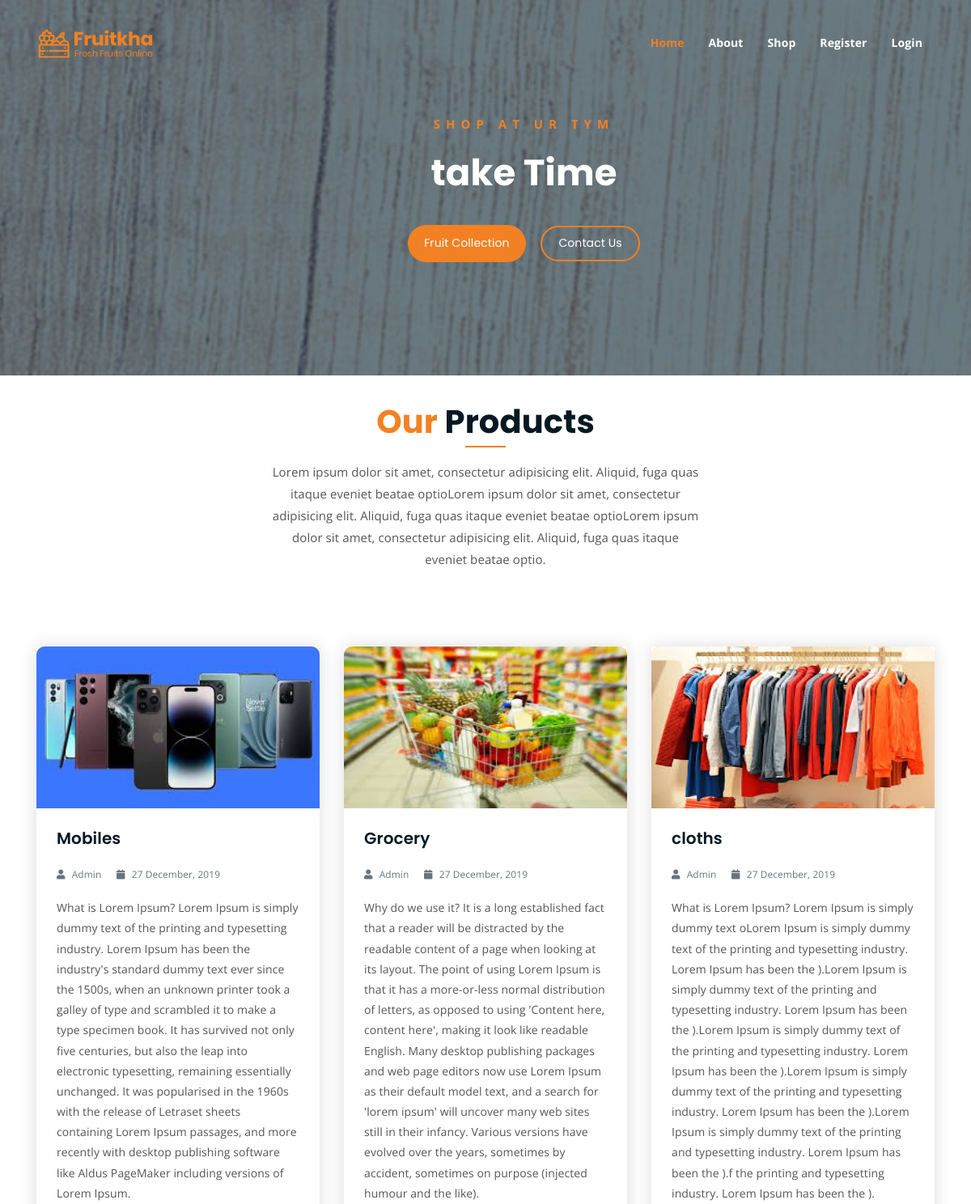
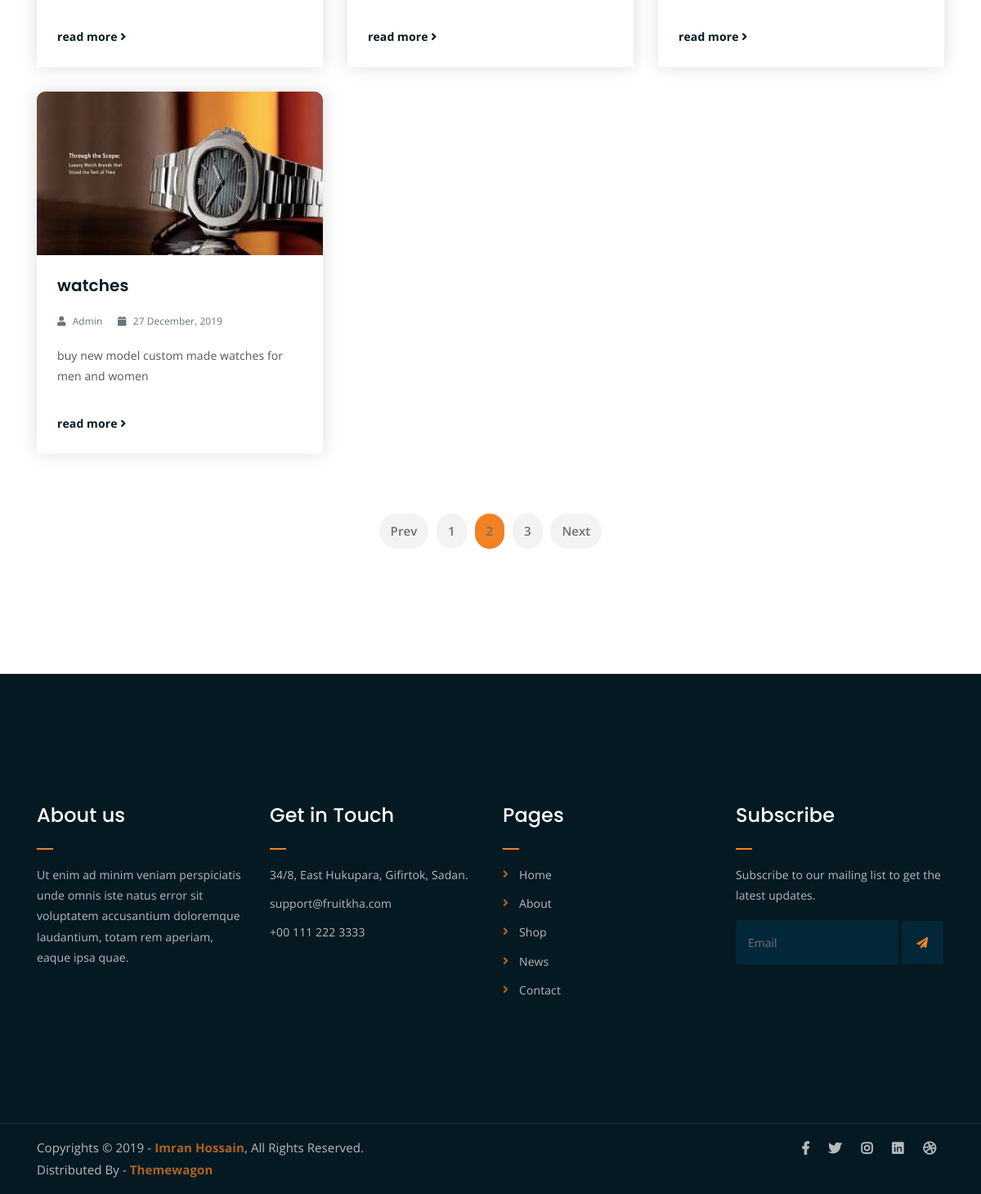
Page /shop/categories on the committed database (2 pictures, top to bottom).
### shop/models.py (models this page shows)
class Category(models.Model):
    name = models.CharField(max_length=20)
    desc = models.TextField()
    image = models.ImageField(upload_to="categories")

### shop/views.py (the view)
# urls.py: path('categories',views.categories,name='categories'),
def categories(request):
    k = Category.objects.all()
    context = {'Category': k}
    return render(request,'categories.html',context)

### cart/context_processors.py (called while the page is built)
def count_items(request):
    count = 0
    if request.user.is_authenticated:
        u = request.user
        c = Cart.objects.filter(user=u)
        for i in c:
            count += i.quantity
    return {'count': count}

### shop/context_processors.py (called while the page is built)
def links(request):
    c=Category.objects.all()
    return {'links':c}

### templates/categories.html
{% extends 'base.html' %}
{% block content %}
{% load static %}
<div class="hero-area hero-bg" style="height:58%">
		<div class="container">
			<div class="row">
				<div class="col-lg-9 offset-lg-2 text-center">
					<div class="hero-text">
						<div class="hero-text-tablecell">
							<p class="subtitle">ShOP at ur tym</p>
							<h1>take Time</h1>
							<div class="hero-btns">
								<a href="shop.html" class="boxed-btn">Fruit Collection</a>
								<a href="contact.html" class="bordered-btn">Contact Us</a>
							</div>
						</div>
					</div>
				</div>
			</div>
		</div>
	</div>
<div class="container mt-5">
<div class="row ">
				<div class="col-lg-8 offset-lg-2 text-center">
					<div class="section-title">
						<h3><span class="orange-text">Our</span> Products</h3>
						<p>Lorem ipsum dolor sit amet, consectetur adipisicing elit. Aliquid, fuga quas itaque eveniet beatae optioLorem ipsum dolor sit amet, consectetur adipisicing elit. Aliquid, fuga quas itaque eveniet beatae optioLorem ipsum dolor sit amet, consectetur adipisicing elit. Aliquid, fuga quas itaque eveniet beatae optio.</p>
					</div>
				</div>
			</div>
</div>
<div class="latest-news mt-3 mb-150">
		<div class="container">
			<div class="row">
                {% for i in Category %}
				<div class="col-lg-4 col-md-6">
					<div class="single-latest-news">
						<a href="{% url 'shop:products' i.id %}">
                            <img class="latest-news-bg" src="{{i.image.url}}" alt="" style="min-width:350px;">
                       </a>
						<div class="news-text-box">
							<h3><a href="{% url 'shop:products' i.id %}">{{i.name}}</a></h3>
							<p class="blog-meta">
								<span class="author"><i class="fas fa-user"></i> Admin</span>
								<span class="date"><i class="fas fa-calendar"></i> 27 December, 2019</span>
							</p>
							<p class="excerpt">{{i.desc}}</p>
							<a href="single-news.html" class="read-more-btn">read more <i class="fas fa-angle-right"></i></a>
						</div>
					</div>
				</div>
                {% endfor %}
			</div>
			<div class="row">
				<div class="container">
					<div class="row">
						<div class="col-lg-12 text-center">
							<div class="pagination-wrap">
								<ul>
									<li><a href="#">Prev</a></li>
									<li><a href="#">1</a></li>
									<li><a class="active" href="#">2</a></li>
									<li><a href="#">3</a></li>
									<li><a href="#">Next</a></li>
								</ul>
							</div>
						</div>
					</div>
				</div>
			</div>
		</div>
	</div>
{% endblock %}

### static/css/main.css (style rules this page uses)
html { font-size: 14px; font-weight: 400; line-height: 28px; height: 100%; }
body { font-family: "Open Sans", sans-serif; font-weight: 400; font-size: 1rem; letter-spacing: 0.1px; line-height: 1.8; color: #051922; overflow-x: hidden; }
body img { max-width: 100%; }
a { cursor: pointer; text-decoration: none; -webkit-transition: all 0.2s ease-in-out; -o-transition: all 0.2s ease-in-out; transition: all 0.2s ease-in-out; }
h1, .h1, h2, .h2, h3, .h3, h4, .h4, h5, .h5, h6, .h6 { font-family: "Poppins", sans-serif; font-weight: 700; margin: 0 0 1.25rem 0; color: #051922; }
h1, .h1 { font-size: 4rem; font-weight: 700; line-height: 4rem; }
h3, .h3 { font-size: 2rem; font-weight: 700; line-height: 2.25rem; }
p { font-family: "Open Sans", sans-serif; font-weight: 400; font-size: 1rem; letter-spacing: 0.1px; line-height: 1.8; color: #051922; margin: 0 0 1.25rem 0; }
p:last-child { margin: 0; }
.mb-150 { margin-bottom: 150px; }
.orange-text { color: #F28123; }
a.boxed-btn { font-family: 'Poppins', sans-serif; display: inline-block; background-color: #F28123; color: #fff; padding: 10px 20px; }
a.bordered-btn { font-family: 'Poppins', sans-serif; display: inline-block; color: #fff; border: 2px solid #F28123; padding: 7px 20px; }
a.read-more-btn { display: inline-block; margin-top: 15px; color: #051922; -webkit-transition: 0.3s; -o-transition: 0.3s; transition: 0.3s; font-weight: 700; }
a.boxed-btn, a.bordered-btn, a.cart-btn { border-radius: 50px; }
.section-title h3 { font-size: 40px; position: relative; padding-bottom: 15px; }
.section-title h3:after { position: absolute; content: ''; left: 0px; right: 0px; bottom: 0px; width: 50px; height: 2px; background-color: #F28123; margin: 0 auto; }
.section-title p { font-size: 15px; width: 530px; margin: 0 auto; color: #555; margin-top: 10px; line-height: 1.8; }
.section-title { margin-bottom: 80px; }
a.boxed-btn { -webkit-transition: 0.3s; -o-transition: 0.3s; transition: 0.3s; }
a.bordered-btn { -webkit-transition: 0.3s; -o-transition: 0.3s; transition: 0.3s; }
.latest-news-bg { -webkit-transition: 0.3s; -o-transition: 0.3s; transition: 0.3s; }
.single-latest-news { -webkit-box-shadow: 0 0 20px #dddddd; box-shadow: 0 0 20px #dddddd; -webkit-transition: 0.3s; -o-transition: 0.3s; transition: 0.3s; }
.pagination-wrap ul li a { -webkit-transition: 0.3s; -o-transition: 0.3s; transition: 0.3s; }
.hero-bg { background-image: url(../img/hero-bg.jpg); background-size: cover; background-position: center; background-attachment: fixed; }
.hero-text { display: table; height: 100%; }
.hero-text-tablecell { display: table-cell; }
.hero-area { height: 100%; position: relative; z-index: 1; }
html, body { height: 100%; }
.hero-area:after { position: absolute; left: 0; top: 0; width: 100%; height: 100%; content: ""; background-color: #07212e; z-index: -1; opacity: 0.6; }
.hero-text p.subtitle { color: #F28123; font-weight: 700; text-transform: uppercase; letter-spacing: 7px; font-size: 15px; }
.hero-text h1 { font-size: 64px; font-weight: 700; line-height: 1.3; color: #fff; }
.hero-area div { height: 100%; }
.hero-area div.hero-text { height: 100%; width: 100%; }
.hero-area div.hero-text-tablecell { height: auto; vertical-align: middle; }
.hero-area div.hero-text-tablecell div { height: auto; vertical-align: middle; }
.hero-btns { margin-top: 35px; }
.hero-btns a.bordered-btn { margin-left: 15px; }
.latest-news-bg { height: 200px; background-size: cover; background-position: center; border-radius: 10px; background-color: #ddd; border-bottom-right-radius: 0; border-bottom-left-radius: 0; }
.single-latest-news h3 { font-size: 20px; line-height: 1.25em; font-weight: 600; }
.single-latest-news h3 a { color: #051922; }
p.blog-meta span { margin-right: 15px; opacity: 0.6; color: #051922; font-size: 0.85em; }
p.blog-meta span:last-child { margin-right: 0; }
p.blog-meta span i { margin-right: 5px; }
p.excerpt { line-height: 1.8; color: #555; }
.news-text-box { padding: 25px; border-bottom-left-radius: 5px; border-bottom-right-radius: 5px; }
.single-latest-news { margin-bottom: 30px; }
.pagination-wrap { margin-top: 40px; }
.pagination-wrap ul { margin: 0; padding: 0; list-style: none; }
.pagination-wrap ul li { display: inline-block; }
.pagination-wrap ul li a { color: #6f6f6f; font-size: 15px; background-color: #f3f3f3; display: inline-block; padding: 8px 14px; border-radius: 5px; margin: 3px; font-weight: 600; border-radius: 50px; }
.pagination-wrap ul li a.active { background-color: #F28123; }

### rows in the picture
Category: image (picture), name "Mobiles", desc "What is Lorem Ipsum? Lorem Ipsum is simply dummy text of the printing and typesetting industry. Lorem Ipsum has been the industry's standard dummy text ever since the 1500s, when an unknown printer took a galley of type and scrambled it to make a type specimen book. It has survived not only five centuries, but also the leap into electronic typesetting, remaining essentially unchanged. It was popularised in the 1960s with the release of Letraset sheets containing Lorem Ipsum passages, and more recently with desktop publishing software like Aldus PageMaker including versions of Lorem Ipsum."
Category: image (picture), name "Grocery", desc "Why do we use it? It is a long established fact that a reader will be distracted by the readable content of a page when looking at its layout. The point of using Lorem Ipsum is that it has a more-or-less normal distribution of letters, as opposed to using 'Content here, content here', making it look like readable English. Many desktop publishing packages and web page editors now use Lorem Ipsum as their default model text, and a search for 'lorem ipsum' will uncover many web sites still in their infancy. Various versions have evolved over the years, sometimes by accident, sometimes on purpose (injected humour and the like)."
Category: image (picture), name "cloths", desc "What is Lorem Ipsum? Lorem Ipsum is simply dummy text oLorem Ipsum is simply dummy text of the printing and typesetting industry. Lorem Ipsum has been the ).Lorem Ipsum is simply dummy text of the printing and typesetting industry. Lorem Ipsum has been the ).Lorem Ipsum is simply dummy text of the printing and typesetting industry. Lorem Ipsum has been the ).Lorem Ipsum is simply dummy text of the printing and typesetting industry. Lorem Ipsum has been the ).Lorem Ipsum is simply dummy text of the printing and typesetting industry. Lorem Ipsum has been the ).f the printing and typesetting industry. Lorem Ipsum has been the )."
Category: image (picture), name "watches", desc "buy new model custom made watches for men and women"
